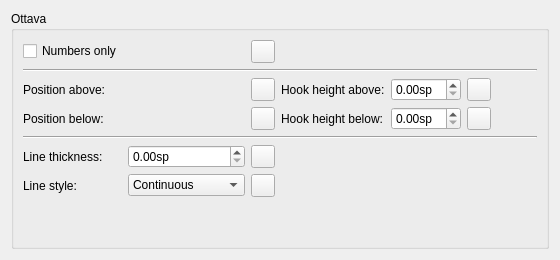
      <widget class="QWidget" name="PageOttava">
       <layout class="QVBoxLayout" name="verticalLayout_47">
        <item>
         <widget class="QGroupBox" name="groupBox_16">
          <property name="minimumSize">
           <size>
            <width>0</width>
            <height>100</height>
           </size>
          </property>
          <property name="title">
           <string>Ottava</string>
          </property>
          <layout class="QGridLayout" name="gridLayout_12">
           <property name="verticalSpacing">
            <number>6</number>
           </property>
           <item row="3" column="2">
            <widget class="QToolButton" name="resetOttavaPosBelow">
             <property name="sizePolicy">
              <sizepolicy hsizetype="Fixed" vsizetype="Fixed">
               <horstretch>0</horstretch>
               <verstretch>0</verstretch>
              </sizepolicy>
             </property>
             <property name="toolTip">
              <string>Reset to default</string>
             </property>
             <property name="accessibleName">
              <string>Reset 'Position Below' value</string>
             </property>
             <property name="text">
              <string notr="true"/>
             </property>
             <property name="icon">
              <iconset resource="musescore.qrc">
               <normaloff>:/data/icons/edit-reset.svg</normaloff>:/data/icons/edit-reset.svg</iconset>
             </property>
            </widget>
           </item>
           <item row="2" column="3">
            <widget class="QLabel" name="label_87">
             <property name="text">
              <string>Hook height above:</string>
             </property>
             <property name="buddy">
              <cstring>ottavaHookAbove</cstring>
             </property>
            </widget>
           </item>
           <item row="2" column="4">
            <widget class="QDoubleSpinBox" name="ottavaHookAbove">
             <property name="suffix">
              <string extracomment="spatium unit">sp</string>
             </property>
            </widget>
           </item>
           <item row="3" column="3">
            <widget class="QLabel" name="label_185">
             <property name="text">
              <string>Hook height below:</string>
             </property>
             <property name="buddy">
              <cstring>ottavaHookAbove</cstring>
             </property>
            </widget>
           </item>
           <item row="2" column="6">
            <spacer name="horizontalSpacer_15">
             <property name="orientation">
              <enum>Qt::Horizontal</enum>
             </property>
             <property name="sizeHint" stdset="0">
              <size>
               <width>40</width>
               <height>20</height>
              </size>
             </property>
            </spacer>
           </item>
           <item row="2" column="1">
            <widget class="Ms::OffsetSelect" name="ottavaPosAbove" native="true"/>
           </item>
           <item row="3" column="1">
            <widget class="Ms::OffsetSelect" name="ottavaPosBelow" native="true"/>
           </item>
           <item row="8" column="0">
            <spacer name="verticalSpacer_14">
             <property name="orientation">
              <enum>Qt::Vertical</enum>
             </property>
             <property name="sizeHint" stdset="0">
              <size>
               <width>20</width>
               <height>40</height>
              </size>
             </property>
            </spacer>
           </item>
           <item row="2" column="2">
            <widget class="QToolButton" name="resetOttavaPosAbove">
             <property name="sizePolicy">
              <sizepolicy hsizetype="Fixed" vsizetype="Fixed">
               <horstretch>0</horstretch>
               <verstretch>0</verstretch>
              </sizepolicy>
             </property>
             <property name="toolTip">
              <string>Reset to default</string>
             </property>
             <property name="accessibleName">
              <string>Reset 'Position Above' value</string>
             </property>
             <property name="text">
              <string notr="true"/>
             </property>
             <property name="icon">
              <iconset resource="musescore.qrc">
               <normaloff>:/data/icons/edit-reset.svg</normaloff>:/data/icons/edit-reset.svg</iconset>
             </property>
            </widget>
           </item>
           <item row="0" column="2">
            <widget class="QToolButton" name="resetOttavaNumbersOnly">
             <property name="sizePolicy">
              <sizepolicy hsizetype="Fixed" vsizetype="Fixed">
               <horstretch>0</horstretch>
               <verstretch>0</verstretch>
              </sizepolicy>
             </property>
             <property name="toolTip">
              <string>Reset to default</string>
             </property>
             <property name="accessibleName">
              <string>Reset 'Numbers only' value</string>
             </property>
             <property name="text">
              <string notr="true"/>
             </property>
             <property name="icon">
              <iconset resource="musescore.qrc">
               <normaloff>:/data/icons/edit-reset.svg</normaloff>:/data/icons/edit-reset.svg</iconset>
             </property>
            </widget>
           </item>
           <item row="7" column="0">
            <widget class="QLabel" name="label_105">
             <property name="text">
              <string>Line style:</string>
             </property>
             <property name="buddy">
              <cstring>ottavaLineStyle</cstring>
             </property>
            </widget>
           </item>
           <item row="6" column="0">
            <widget class="QLabel" name="label_88">
             <property name="text">
              <string>Line thickness:</string>
             </property>
             <property name="buddy">
              <cstring>ottavaLineWidth</cstring>
             </property>
            </widget>
           </item>
           <item row="2" column="0">
            <widget class="QLabel" name="label_81">
             <property name="text">
              <string>Position above:</string>
             </property>
            </widget>
           </item>
           <item row="6" column="1">
            <widget class="QDoubleSpinBox" name="ottavaLineWidth">
             <property name="suffix">
              <string extracomment="spatium unit">sp</string>
             </property>
            </widget>
           </item>
           <item row="7" column="1">
            <widget class="QComboBox" name="ottavaLineStyle">
             <item>
              <property name="text">
               <string>Continuous</string>
              </property>
             </item>
             <item>
              <property name="text">
               <string>Dashed</string>
              </property>
             </item>
             <item>
              <property name="text">
               <string>Dotted</string>
              </property>
             </item>
             <item>
              <property name="text">
               <string>Dash-dotted</string>
              </property>
             </item>
             <item>
              <property name="text">
               <string>Dash-dot-dotted</string>
              </property>
             </item>
            </widget>
           </item>
           <item row="7" column="2">
            <widget class="QToolButton" name="resetOttavaLineStyle">
             <property name="sizePolicy">
              <sizepolicy hsizetype="Fixed" vsizetype="Fixed">
               <horstretch>0</horstretch>
               <verstretch>0</verstretch>
              </sizepolicy>
             </property>
             <property name="toolTip">
              <string>Reset to default</string>
             </property>
             <property name="accessibleName">
              <string>Reset 'Line style' value</string>
             </property>
             <property name="text">
              <string notr="true"/>
             </property>
             <property name="icon">
              <iconset resource="musescore.qrc">
               <normaloff>:/data/icons/edit-reset.svg</normaloff>:/data/icons/edit-reset.svg</iconset>
             </property>
            </widget>
           </item>
           <item row="6" column="2">
            <widget class="QToolButton" name="resetOttavaLineWidth">
             <property name="sizePolicy">
              <sizepolicy hsizetype="Fixed" vsizetype="Fixed">
               <horstretch>0</horstretch>
               <verstretch>0</verstretch>
              </sizepolicy>
             </property>
             <property name="toolTip">
              <string>Reset to default</string>
             </property>
             <property name="accessibleName">
              <string>Reset 'Line thickness' value</string>
             </property>
             <property name="text">
              <string notr="true"/>
             </property>
             <property name="icon">
              <iconset resource="musescore.qrc">
               <normaloff>:/data/icons/edit-reset.svg</normaloff>:/data/icons/edit-reset.svg</iconset>
             </property>
            </widget>
           </item>
           <item row="3" column="0">
            <widget class="QLabel" name="label_130">
             <property name="text">
              <string>Position below:</string>
             </property>
            </widget>
           </item>
           <item row="0" column="0">
            <widget class="QCheckBox" name="ottavaNumbersOnly">
             <property name="text">
              <string>Numbers only</string>
             </property>
            </widget>
           </item>
           <item row="3" column="5">
            <widget class="QToolButton" name="resetOttavaHookBelow">
             <property name="sizePolicy">
              <sizepolicy hsizetype="Fixed" vsizetype="Fixed">
               <horstretch>0</horstretch>
               <verstretch>0</verstretch>
              </sizepolicy>
             </property>
             <property name="toolTip">
              <string>Reset to default</string>
             </property>
             <property name="accessibleName">
              <string>Reset 'Hook height' value</string>
             </property>
             <property name="text">
              <string notr="true"/>
             </property>
             <property name="icon">
              <iconset resource="musescore.qrc">
               <normaloff>:/data/icons/edit-reset.svg</normaloff>:/data/icons/edit-reset.svg</iconset>
             </property>
            </widget>
           </item>
           <item row="3" column="4">
            <widget class="QDoubleSpinBox" name="ottavaHookBelow">
             <property name="suffix">
              <string extracomment="spatium unit">sp</string>
             </property>
            </widget>
           </item>
           <item row="2" column="5">
            <widget class="QToolButton" name="resetOttavaHookAbove">
             <property name="sizePolicy">
              <sizepolicy hsizetype="Fixed" vsizetype="Fixed">
               <horstretch>0</horstretch>
               <verstretch>0</verstretch>
              </sizepolicy>
             </property>
             <property name="toolTip">
              <string>Reset to default</string>
             </property>
             <property name="accessibleName">
              <string>Reset 'Hook height' value</string>
             </property>
             <property name="text">
              <string notr="true"/>
             </property>
             <property name="icon">
              <iconset resource="musescore.qrc">
               <normaloff>:/data/icons/edit-reset.svg</normaloff>:/data/icons/edit-reset.svg</iconset>
             </property>
            </widget>
           </item>
           <item row="1" column="0" colspan="7">
            <widget class="Line" name="line_5">
             <property name="orientation">
              <enum>Qt::Horizontal</enum>
             </property>
            </widget>
           </item>
           <item row="4" column="0" colspan="7">
            <widget class="Line" name="line_4">
             <property name="orientation">
              <enum>Qt::Horizontal</enum>
             </property>
            </widget>
           </item>
          </layout>
         </widget>
        </item>
       </layout>
      </widget>
